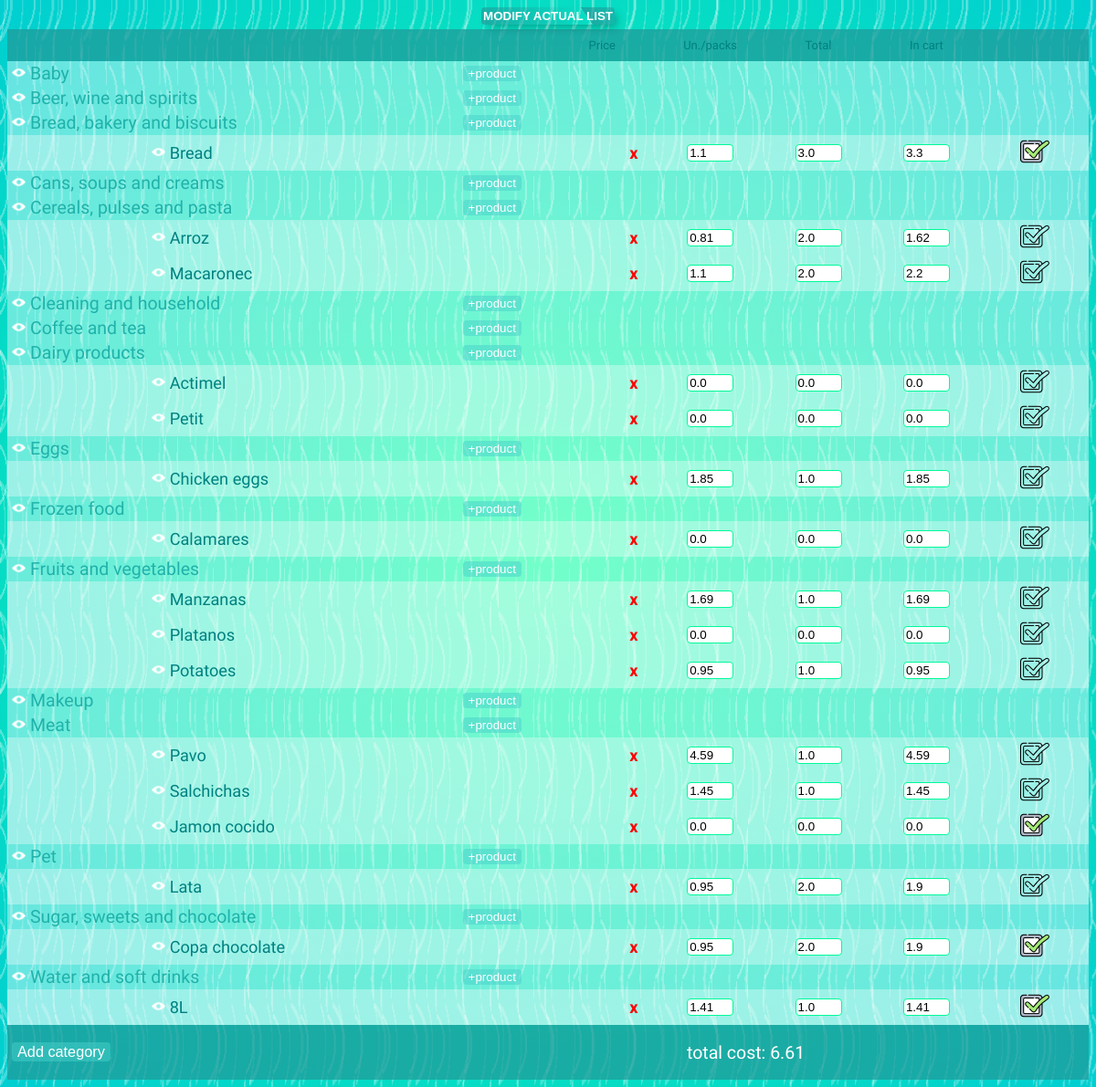
/listitapp/actual_list (signed in), run on the app's committed database.
### listitapp/models.py (models this page shows, shortened)
class Category(models.Model):
    user = models.ForeignKey(User, on_delete=models.CASCADE, null=True, blank=True)
    name = models.CharField(max_length=30, verbose_name='Category')
    is_published = models.BooleanField(default=False, verbose_name='Show')
    class Meta:
        verbose_name_plural = 'Categories'
        verbose_name = 'Category'
        ordering = ['name', 'is_published']
    def __str__(self):
        return self.name

class Products(models.Model):
    user = models.ForeignKey(User, on_delete=models.CASCADE, null=True, blank=True)
    product_name = models.CharField(max_length=25,  db_index=True,  default='new product',
                                    verbose_name='Product')
    price = models.FloatField(null=True, blank=True, default=0.0, verbose_name='Price')
    quantity = models.FloatField(null=True, blank=True, default=0,
                                    verbose_name='Quantity')
    total_price = models.FloatField(null=True, blank=True, default=0.0, verbose_name='Total')
    product_status = models.BooleanField(null=True, blank=True, default=False,
                                    verbose_name='In cart')
    category = models.ForeignKey('Category', null=True,
                                 on_delete=models.CASCADE, verbose_name='Category') #on_delete=models.PROTECT - if we want prohib cascade deleting
    is_published = models.BooleanField(default=True, verbose_name='Show')
    class Meta:
        verbose_name_plural = 'Products'
        verbose_name = 'Product'
        ordering = ['product_status', 'product_name']
    @property
    def total_cost(self):
        return round((self.quantity * self.price), 2)

### listitapp/views.py (the view)
# urls.py: path('actual_list', views.actual_list),
def actual_list(request):
    prods = Products.objects.order_by('category', 'product_status', 'product_name').filter(user=request.user).filter(
        is_published=True)
    users_categories = Category.objects.order_by('name').filter(user=request.user)
    categories = users_categories
    context = {
        'prods': prods,
        'categories': categories,
    }
    return render(request, 'listitapp/actual_list.html', context)

### templates/listitapp/actual_list.html (shortened to what this page needs)
<!DOCTYPE html>
<html lang="en">
<head>
    <link rel="stylesheet" href="/static/css/style.css">
</head>
<body class="underwater-background">
    <div class="appwidth">
        <div class="row">
            {% if user.is_authenticated %}
            <div class="row" style="display: flex; justify-content: center; padding: 0 0 5px 0;">
                <div >
                    <b><a href = "shopping_list">
                        <button class="list-button shadow" >
                            <b>MODIFY ACTUAL LIST</b>
                        </button></a></b>
                </div>
            </div>
            {% else %}
            <a href="/login">not worked, login</a>
            {% endif %}
            <div class="listheader container appwidth center">
                <div class="category" title="Category"></div>
                <div class="product-name""></div>
                <div class="price center">Price </div>
                <div class="quantity center">Un./packs</div>
                <div class="total center"> Total</div>
                <div class="incart center">In cart</div>
            </div>
        </div>
    </div>
    <div class="appwidth ">
        <div class="row">
            {% for item in categories %}
            {% if item.is_published %}
            <div class="row">
                <div class="listbody">
                    <div class="center" style="width: 25px"><a style="decoration: none" href="hide_category/{{ item.id }}">{% if item.is_published == True %}<img src="static/img/visible.png" height="15px" width="15px" title="hide" alt="in list">
                        {% else %}<img src="static/img/novisible.png" height="15px" width="15px"alt="not in list"> {% endif %}</a>
                    </div>
                    <div class = "font-150 font-list-content category-color" style="width: 40%; ">{{ item.name|capfirst }}
                    </div>
                    <div style="width: 20%;" >
                        <a href="javascript:PopUpShow({{ item.id }})" style="color:rgb(52, 180, 58); text-decoration: none; padding-right: 20px;">
                            <button class="green-button">+product</button></a>
                    </div>
                </div>
                {% for product in prods %}
                {% if item.name|stringformat:"s" == product.category|stringformat:"s" %}
                    <div class="row listbody row-content">
                            <div class="center" style="width: 25px"><a href="show_product/{{ product.id }}">{% if product.is_published == True %}<img src="static/img/visible.png" height="15px" width="15px"alt="in list">
                             {% else %}<img src="static/img/novisible.png" height="15px" width="15px"alt="not in list"> {% endif %}</a>
                            </div>
                            <div class="product-name font-140 font-list-content product-color">{{ product.product_name }}
                                <span style="float: right;"><a href="delete_product/{{ product.id }}" style="color: red; text-decoration: none; padding-right: 20px;"><b>x</b></a></span>
                            </div>
                            <div class="price center"><input class="calculate-input" type="number" step="0.01" min="0" name="price"
                                   id="{{ product.id }}price"  value="{{ product.price }}" maxlength="6"  style="width: 45px;">
                            </div>
                            <div class="quantity center"><input type="number" step="0.001" min="0" name="{{ product.product_name }}2"
                                   id="{{ product.id }}quantity" value="{{ product.quantity }}"  maxlength="6"  style="width: 45px;">
                            </div>
                            <div class="total center" id="parent{{ product.id }}">
                                <input  type="text" name="{{ product.product_name }}output" type="number" step="0.01" min="0"
                                        id="{{ product.id }}output" value="{{ product.total_cost }}"  style="width: 45px;">
                            </div>
                            <div class="incart center"  id="parent${{ product.id }}">
                                {% if product.product_status == True %}<img src="/static/img/check-yes.png" alt="False" width="32px" height="32px" id="incart_img{{ product.id }}" onclick="incart_status{{ product.id }}()">
                                {% else %}<img src="/static/img/check-no.png" alt="False" width="32px" height="32px" id="incart_img{{ product.id }}" onclick="incart_status{{ product.id }}()">
                                {% endif %}
                            </div>
                    </div>
                {% endif %}
                {% endfor %}
            </div>
            {% endif %}
            {% endfor %}
        </div>
    </div>
    <div class="appwidth appfooter">
        <div class="row " style="width: 100%; display: flex;">
            <div style="width: 30%; padding: 0 0 0 5px ;">
                <input id="add_button" class="green-button font-125" type="button" value="Add category" onclick="disp(document.getElementById('show_add_form'))" style="display: block;">
            </div>
            <div style="width: 40%;"><span class="font-150" style="display: flex;  justify-content: right;">total cost:</span></div>
            <div style="width: 30%; text-align: left;" class="font-150">&nbsp;<span id="total"></span>
            </div>
        </div>
    </div>
</body>
</html>

### listitapp/static/css/style.css (style rules this page uses)
body { background-color: fff; font-size: 13px; font-family: 'Cuprum', 'Segoe UI', Tahoma, Geneva, Verdana, sans-serif; }
a:link { text-decoration: none; }
.listheader { display: flex; flex-wrap: nowrap; background-color: rgb(33 151 151 / 70%); color:teal !important; padding: 10px 0px 10px 0px; font-family: 'Cuprum', 'Segoe UI', Tahoma, Geneva, Verdana, sans-serif; }
.listbody { display: flex; flex-wrap: nowrap; background-color: #ffffff66; padding: 2px 0px 2px 0px; align-items: center; }
.row-content { display: flex; align-items: center; justify-content: right; background-color:#ffffff99; }
.appfooter { display: block; flex-wrap: nowrap; align-content: center; background-color: rgb(33 151 151 / 70%); color: #ffffff; padding: 5px 0px 5px 0px; height: 50px; }
.center { text-align: center; }
.category { width: 5%; }
.product-name { width: 45%; text-align: left; }
.font-list-content { width: 45%; text-align: left; font-family: 'Cuprum','Segoe UI', Tahoma, Geneva, Verdana, sans-serif; }
.font-125 { font-size: 125%; }
.font-140 { font-size: 140%; }
.font-150 { font-size: 150%; }
.category-color { color: lightseagreen; }
.product-color { color: teal; }
input { border: 1px solid mediumspringgreen; border-radius: 4px; }
.green-button { color: white; text-decoration: none; border: 2px #48D1CC; border-radius: 4px; background: #48D1CC80; }
.list-button { color: white; border: 2px teal; border-radius: 4px; background: repeating-linear-gradient( 55deg, rgb(33 151 151 / 70%), transparent 100px); }
.shadow { box-shadow: 5px 5px 10px -3px rgba(0,0,0,0.3); padding: 2px; }
.price { width: 10%; min-width: 45px; }
.quantity { width: 10%; min-width: 45px; }
.total { width: 10%; min-width: 45px; }
.incart { width: 10%; min-width: 50px; }
.underwater-background { background: radial-gradient(1.5em 6.28571em at 1.95em, rgba(255, 255, 255, 0) 50%, rgba(255, 255, 255, 0.25) 50%, rgba(255, 255, 255, 0.25) 55%, rgba(255, 255, 255, 0) 55%) 0 0, radial-gradient(1.5em 6.28571em at -0.45em, rgba(255, 255, 255, 0) 50%, rgba(255, 255, 255, 0.25) 50%, rgba(255, 255, 255, 0.25) 55%, rgba(255, 255, 255, 0) 55%) 1.5em 5.5em, radial-gradient(2.3em 4.57143em at 2.99em, rgba(255, 255, 255, 0) 50%, rgba(255, 255, 255, 0.3) 50%, rgba(255, 255, 255, 0.3) 55%, rgba(255, 255, 255, 0) 55%) 0 0, radial-gradient(2.3em 4.57143em at -0.69em, rgba(255, 255, 255, 0) 50%, rgba(255, 255, 255, 0.3) 50%, rgba(255, 255, 255, 0.3) 55%, rgba(255, 255, 255, 0) 55%) 2.3em 4em, radial-gradient(3.5em 6.28571em at 4.55em, rgba(255, 255, 255, 0) 50%, rgba(255, 255, 255, 0.25) 50%, rgba(255, 255, 255, 0.25) 55%, rgba(255, 255, 255, 0) 55%) 0 0, radial-gradient(3.5em 6.28571em at -1.05em, rgba(255, 255, 255, 0) 50%, rgba(255, 255, 255, 0.25) 50%, rgba(255, 255, 255, 0.25) 55%, rgba(255, 255, 255, 0) 55%) 3.5em 5.5em, radial-gradient(#15ffa5, #00ced1); background-color: mediumspringgreen; background-size: 1.5em 11em, 1.5em 11em, 2.3em 8em, 2.3em 8em, 3.5em 11em, 3.5em 11em, 100% 100%; background-repeat: repeat; }

### data on the page
Category: is_published True (drawn), name "Baby"
Category: is_published True (drawn), name "Beer, wine and spirits"
Category: is_published True (drawn), name "Bread, bakery and biscuits"
Products: product_name "Bread", price "1.1", quantity "3.0", total_cost "3.3", product_status True (drawn)
Category: is_published True (drawn), name "Cans, soups and creams"
Category: is_published True (drawn), name "Cereals, pulses and pasta"
Products: product_name "Arroz", price "0.81", quantity "2.0", total_cost "1.62", product_status False (drawn)
Products: product_name "Macaronec", price "1.1", quantity "2.0", total_cost "2.2", product_status False (drawn)
Category: is_published True (drawn), name "Cleaning and household"
Category: is_published True (drawn), name "Coffee and tea"
Category: is_published True (drawn), name "Dairy products"
Products: product_name "Actimel", price "0.0", quantity "0.0", total_cost "0.0", product_status False (drawn)
Products: product_name "Petit", price "0.0", quantity "0.0", total_cost "0.0", product_status False (drawn)
Category: is_published True (drawn), name "Eggs"
Products: product_name "Chicken eggs", price "1.85", quantity "1.0", total_cost "1.85", product_status False (drawn)
Category: is_published True (drawn), name "Frozen food"
Products: product_name "Calamares", price "0.0", quantity "0.0", total_cost "0.0", product_status False (drawn)
Category: is_published True (drawn), name "Fruits and vegetables"
Products: product_name "Manzanas", price "1.69", quantity "1.0", total_cost "1.69", product_status False (drawn)
Products: product_name "Platanos", price "0.0", quantity "0.0", total_cost "0.0", product_status False (drawn)
Products: product_name "Potatoes", price "0.95", quantity "1.0", total_cost "0.95", product_status False (drawn)
Category: is_published True (drawn), name "Makeup"
Category: is_published True (drawn), name "Meat"
Products: product_name "Pavo", price "4.59", quantity "1.0", total_cost "4.59", product_status False (drawn)
Products: product_name "Salchichas", price "1.45", quantity "1.0", total_cost "1.45", product_status False (drawn)
Products: product_name "Jamon cocido", price "0.0", quantity "0.0", total_cost "0.0", product_status True (drawn)
Category: is_published True (drawn), name "Pet"
Products: product_name "Lata", price "0.95", quantity "2.0", total_cost "1.9", product_status False (drawn)
Category: is_published True (drawn), name "Sugar, sweets and chocolate"
Products: product_name "Copa chocolate", price "0.95", quantity "2.0", total_cost "1.9", product_status True (drawn)
Category: is_published True (drawn), name "Water and soft drinks"
Products: product_name "8L", price "1.41", quantity "1.0", total_cost "1.41", product_status True (drawn)
